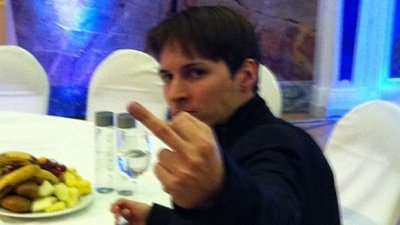
#> input picture assets/branding/tao-source.png, 400 x 225 px, found by its file name
$ python build_branding.py
#> lines starting #> are read from the running program, lines starting #| are printed output that depends on the picture
"""Generate release branding assets from the user-supplied TAO source image."""
from __future__ import annotations

import argparse
from pathlib import Path

from PIL import Image, ImageOps

ICON_SIZES = (16, 24, 32, 48, 64, 128, 256)


def build_branding(source: Path, output_dir: Path) -> tuple[Path, Path]:
    output_dir.mkdir(parents=True, exist_ok=True)
    with Image.open(source) as original:
#> original is the input picture: PIL image 400x225 RGB; mean R, G, B 116.7, 119.7, 129.6
        rgb = original.convert("RGB")
        square = ImageOps.fit(rgb, (1024, 1024), method=Image.Resampling.LANCZOS, centering=(0.52, 0.5))
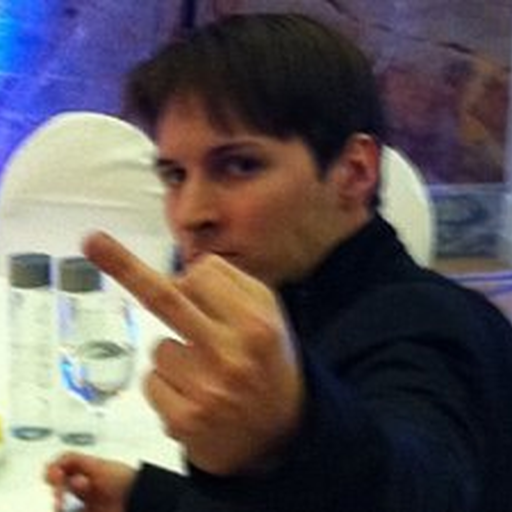
#> square: PIL image 1024x1024 RGB (shown at 1/2 size); mean R, G, B 94.4, 86, 87.1
        png_path = output_dir / "tao-icon.png"
        ico_path = output_dir / "tao.ico"
        square.save(png_path, format="PNG", optimize=True)
        square.save(ico_path, format="ICO", sizes=[(size, size) for size in ICON_SIZES])
    return png_path, ico_path


def main() -> int:
    parser = argparse.ArgumentParser()
    parser.add_argument("--source", type=Path, default=Path("assets/branding/tao-source.png"))
    parser.add_argument("--output", type=Path, default=Path("build/branding"))
    args = parser.parse_args()
    png_path, ico_path = build_branding(args.source, args.output)
    print(png_path)
    print(ico_path)
    return 0


if __name__ == "__main__":
    raise SystemExit(main())
#> (the program exits here)
